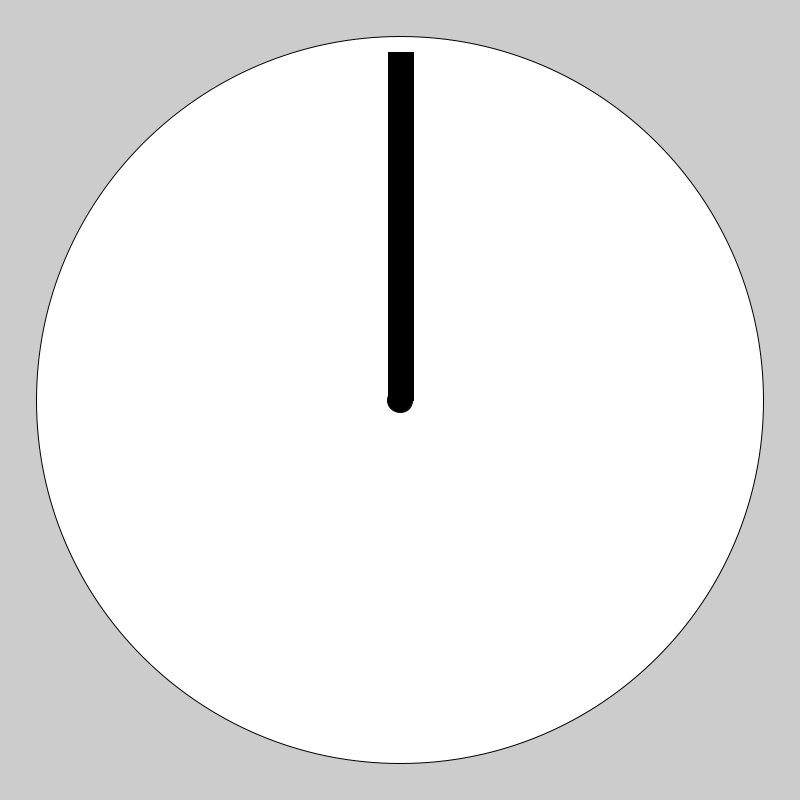
Frame 1 (no input)
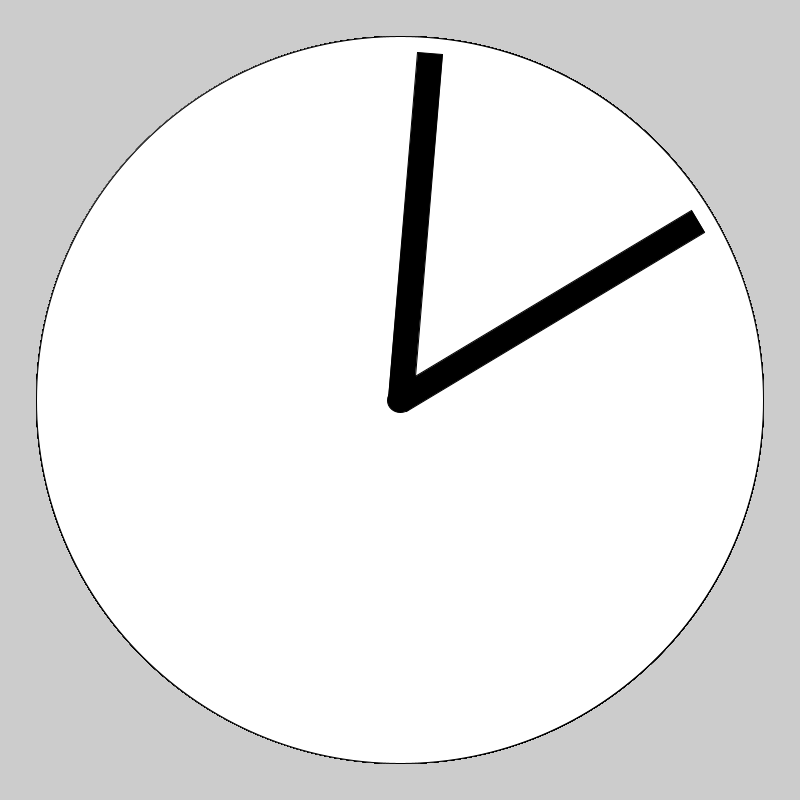
Frame 60 (the mouse pressed at the canvas centre just before this capture)
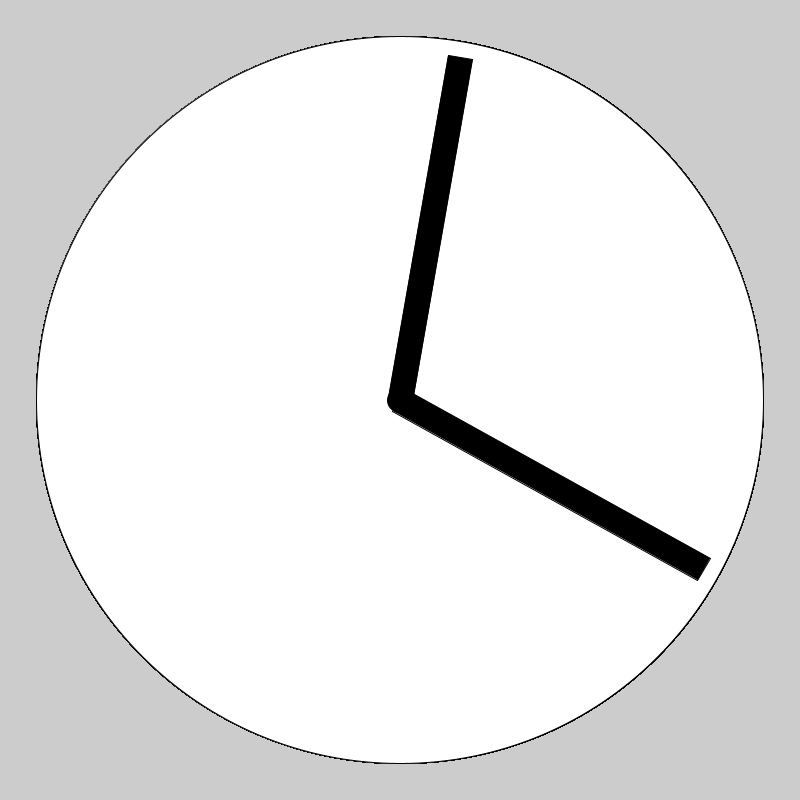
Frame 120 (the mouse held since frame 60 and released just before this capture)

The Processing sketch that drew these frames (run headless with seeded random() and noise(); from frame 60 on, the mouse is pressed at the canvas centre):

// Processing sketch: clock
// ── clock.pde
float angle = 0;

void setup()
{
  size (800,800);
}

void draw()
{
  translate(width/2, height/2);//moves (0,0) to center of screen
  fill(255);
  circle(0,0,height/10);  circle(0,0,height/1.1);//centered circle (0,0)
  fill(0);
  circle(0,0,height/32); //center black circle
  
  pushMatrix();
  rotate(radians(angle));
  rect(-height/64,0,height/32,-height/2.3);  //minute hand
  popMatrix();

  pushMatrix();
  rotate(radians(angle/12));
  rect(-height/64,0,height/32,-height/2.3);  //hour hand
  popMatrix();
  
  angle = angle + 1;
  
}
